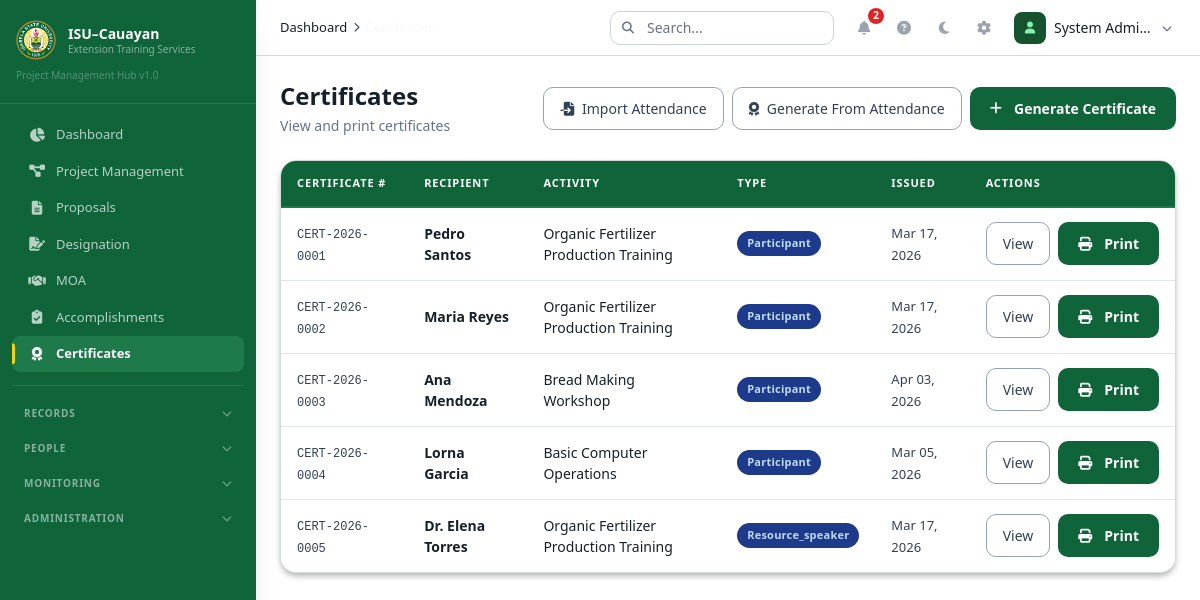
/index.php?module=certificates (signed in), run on the app's committed database.
### tables this page shows
CREATE TABLE `certificates` (
  `id` int(11) NOT NULL,
  `certificate_number` varchar(30) NOT NULL,
  `template_id` int(11) DEFAULT NULL,
  `activity_id` int(11) DEFAULT NULL,
  `recipient_name` varchar(200) NOT NULL,
  `recipient_type` enum('participant','resource_speaker') NOT NULL DEFAULT 'participant',
  `date_issued` date DEFAULT NULL,
  `qr_code` varchar(100) DEFAULT NULL,
  `file_path` varchar(255) DEFAULT NULL,
  `status` enum('generated','printed','claimed') NOT NULL DEFAULT 'generated',
  `generated_by` int(11) NOT NULL,
  `created_at` datetime NOT NULL DEFAULT current_timestamp()
);

CREATE TABLE `extension_activities` (
  `id` int(11) NOT NULL,
  `activity_code` varchar(30) NOT NULL,
  `component_id` int(11) NOT NULL,
  `activity_type_id` int(11) DEFAULT NULL,
  `title` varchar(255) NOT NULL,
  `description` text DEFAULT NULL,
  `objectives` text DEFAULT NULL,
  `venue` varchar(255) DEFAULT NULL,
  `start_datetime` datetime DEFAULT NULL,
  `end_datetime` datetime DEFAULT NULL,
  `target_participants` int(11) DEFAULT NULL,
  `budget_allocation` decimal(15,2) NOT NULL DEFAULT 0.00,
  `status` enum('planned','ongoing','completed','cancelled') NOT NULL DEFAULT 'planned',
  `created_by` int(11) NOT NULL,
  `created_at` datetime NOT NULL DEFAULT current_timestamp(),
  `updated_at` datetime NOT NULL DEFAULT current_timestamp() ON UPDATE current_timestamp(),
  `deleted_at` datetime DEFAULT NULL
);

### controllers/Controllers.php (called while the page is built, shortened)
<?php
require_once __DIR__ . '/../config/helpers.php';
require_once __DIR__ . '/../includes/Permissions.php';
require_once __DIR__ . '/../includes/AssignmentVisibility.php';
class CertificateController {
    public function index() {
        $page = max(1, intval($_GET['page'] ?? 1));
        $limit = ITEMS_PER_PAGE;
        $offset = ($page - 1) * $limit;
        $result = AssignmentVisibility::getVisibleCertificates($limit, $offset);
        $certificates = $result['data'];
        require_once __DIR__ . '/../layouts/header.php';
        require_once __DIR__ . '/../views/certificates/index.php';
        require_once __DIR__ . '/../layouts/footer.php';
    }
}

### includes/Permissions.php (called while the page is built, shortened)
<?php
class Permissions {
    public static function getRole() { return $_SESSION['role'] ?? ''; }
    public static function isAdmin() { return self::getRole() === 'admin'; }
    public static function canGenerateCertificate() { return self::isAdmin(); }
}

### includes/AssignmentVisibility.php (called while the page is built, shortened)
<?php
class AssignmentVisibility {
    private static function isFaculty() { return ($_SESSION['role'] ?? '') === 'faculty'; }
    public static function getVisibleCertificates($limit = 50, $offset = 0) {
        $facultyId = self::isFaculty() ? self::getFacultyId() : null;
        if ($facultyId) {
            $where = " WHERE c.activity_id IN (SELECT activity_id FROM activity_assignments WHERE faculty_id = ? AND is_active = 1)";
            $params = [$facultyId];
        } else {
            $where = " WHERE 1=1";
            $params = [];
        }
        $countSql = "SELECT COUNT(*) as count FROM certificates c{$where}";
        $stmt = db()->prepare($countSql);
        $stmt->execute($params);
        $total = (int)$stmt->fetch()['count'];
        $sql = "SELECT c.*, ea.title as activity_title FROM certificates c LEFT JOIN extension_activities ea ON c.activity_id = ea.id{$where} ORDER BY c.created_at DESC LIMIT ? OFFSET ?";
        $params[] = $limit; $params[] = $offset;
        $stmt = db()->prepare($sql);
        $stmt->execute($params);
        return ['data' => $stmt->fetchAll(), 'total' => $total];
    }
}

### config/Database.php (called while the page is built, shortened)
<?php
class Database {
    private static $instance = null;
    private $conn;
    private function __construct() {
        try {
            $dsn = "mysql:host=" . DB_HOST . ";dbname=" . DB_NAME . ";charset=" . DB_CHARSET;
            $this->conn = new PDO($dsn, DB_USER, DB_PASS, [
                PDO::ATTR_ERRMODE => PDO::ERRMODE_EXCEPTION,
                PDO::ATTR_DEFAULT_FETCH_MODE => PDO::FETCH_ASSOC,
                PDO::ATTR_EMULATE_PREPARES => false,
            ]);
        } catch (PDOException $e) {
            die("Database connection failed: " . $e->getMessage());
        }
    }
    public static function getInstance() {
        if (self::$instance === null) self::$instance = new self();
        return self::$instance;
    }
    public function getConnection() { return $this->conn; }
}

### config/helpers.php (called while the page is built, shortened)
<?php
require_once __DIR__ . '/Database.php';
function db() { return Database::getInstance()->getConnection(); }
function e($str) { return htmlspecialchars($str ?? '', ENT_QUOTES, 'UTF-8'); }
function formatDate($date, $format = DATE_FORMAT) { return empty($date) ? '-' : date($format, strtotime($date)); }

### views/certificates/index.php (the view, shortened to what this page needs)
<div class="flex flex-col md:flex-row md:items-center justify-between gap-4 mb-6">
    <div><h1 class="text-2xl font-bold text-[#F9FAFB]">Certificates</h1><p class="text-[#9CA3AF] text-sm mt-1">View and print certificates</p></div>
    <?php if (Permissions::canGenerateCertificate()): ?>
        <div class="flex flex-wrap gap-2">
            <button onclick="openAttendanceImport()" class="btn-ghost"><i class="fas fa-file-import mr-1"></i> Import Attendance</button>
            <button onclick="openBatchCertificates()" class="btn-ghost"><i class="fas fa-award mr-1"></i> Generate From Attendance</button>
            <button onclick="openGenerateCertificate()" class="btn-primary"><i class="fas fa-plus mr-1"></i> Generate Certificate</button>
        </div>
    <?php endif; ?>
</div>
<div id="certificatesTable">
    <div class="data-table-container">
        <?php if (empty($certificates)): ?>
            <div class="empty-state"><div class="empty-state-icon"><i class="fas fa-award"></i></div><h3 class="empty-state-title">No certificates found</h3></div>
        <?php else: ?>
            <div class="overflow-x-auto"><table class="data-table"><thead><tr><th>Certificate #</th><th>Recipient</th><th>Activity</th><th>Type</th><th>Issued</th><th>Actions</th></tr></thead><tbody>
                <?php foreach ($certificates as $i => $c): ?>
                    <tr class="animate-row" style="animation-delay:<?= $i * 0.05 ?>s">
                        <td data-label="Number"><span class="table-code"><?= e($c['certificate_number']) ?></span></td>
                        <td data-label="Recipient"><span class="table-title"><?= e($c['recipient_name']) ?></span></td>
                        <td data-label="Activity"><span class="text-[#D1D5DB]"><?= e($c['activity_title'] ?? '-') ?></span></td>
                        <td data-label="Type"><span class="badge badge-submitted"><?= ucfirst($c['recipient_type']) ?></span></td>
                        <td data-label="Issued"><span class="table-date"><?= formatDate($c['date_issued']) ?></span></td>
                        <td data-label="Actions">
                            <div class="flex gap-2 justify-end">
                                <button onclick="viewCertificate(<?= $c['id'] ?>, this)" class="btn-ghost">View</button>
                                <button onclick="viewCertificate(<?= $c['id'] ?>, this)" class="btn-primary"><i class="fas fa-print mr-1"></i> Print</button>
                            </div>
                        </td>
                    </tr>
                <?php endforeach; ?>
            </tbody></table></div>
        <?php endif; ?>
    </div>
</div>

### data on the page
certificates: certificate_number "CERT-2026-0001", recipient_name "Pedro Santos", activity.title "Organic Fertilizer Production Training", recipient_type "Participant", date_issued "Mar 17, 2026"
certificates: certificate_number "CERT-2026-0002", recipient_name "Maria Reyes", activity.title "Organic Fertilizer Production Training", recipient_type "Participant", date_issued "Mar 17, 2026"
certificates: certificate_number "CERT-2026-0003", recipient_name "Ana Mendoza", activity.title "Bread Making Workshop", recipient_type "Participant", date_issued "Apr 03, 2026"
certificates: certificate_number "CERT-2026-0004", recipient_name "Lorna Garcia", activity.title "Basic Computer Operations", recipient_type "Participant", date_issued "Mar 05, 2026"
certificates: certificate_number "CERT-2026-0005", recipient_name "Dr. Elena Torres", activity.title "Organic Fertilizer Production Training", recipient_type "Resource_speaker", date_issued "Mar 17, 2026"

### other printed values
$item['label'] "Dashboard"
$item['label'] "Project Management"
$item['label'] "Proposals"
$item['label'] "Designation"
$item['label'] "MOA"
$item['label'] "Accomplishments"
$item['label'] "Certificates"
$group['label'] "RECORDS"
$group['label'] "PEOPLE"
$group['label'] "MONITORING"
$group['label'] "ADMINISTRATION"
$crumb['label'] "Dashboard"
$notifCount "2"
$user['name'] ?: $user['username'] "System Admi…"
